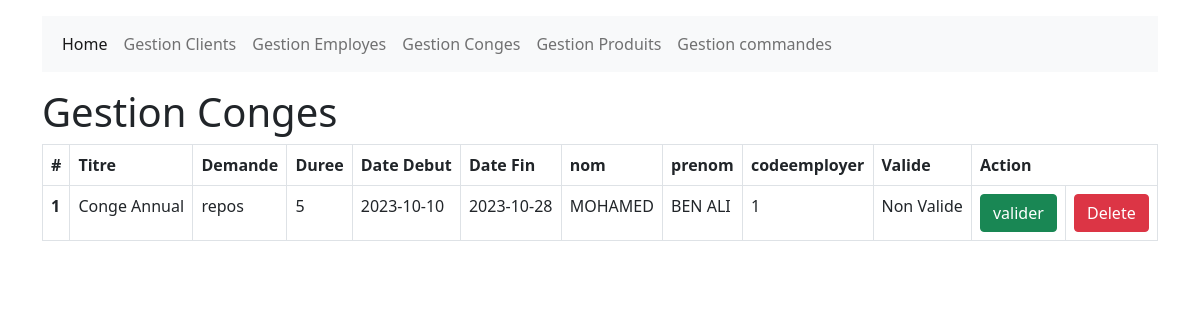
The app's page /admin/gestion_conges.php with its own data.
### tables this page shows
CREATE TABLE `conge` (
  `id` int(11) NOT NULL,
  `titre` varchar(100) NOT NULL,
  `demande` varchar(100) NOT NULL,
  `duree` varchar(100) NOT NULL,
  `datedebut` varchar(100) NOT NULL,
  `datefin` varchar(100) NOT NULL,
  `nom` varchar(100) NOT NULL,
  `prenom` varchar(100) NOT NULL,
  `codeemployer` int(11) NOT NULL,
  `valide` varchar(100) NOT NULL
);

### admin/gestion_conges.php (the view)
<?php include 'header.php';?>
<div class="container mt-3">
<h1>Gestion Conges</h1>
  <table class="table table-bordered">
    <thead>
      <tr>
        <th>#</th>
        <th>Titre</th>
        <th>Demande</th>
        <th>Duree</th>
        <th>Date Debut</th>
        <th>Date Fin</th>
        <th>nom</th>
        <th>prenom</th>
        <th>codeemployer</th>
        <th>Valide</th>
        <th colspan="2">Action</th>
      </tr>
    </thead>
    <tbody>
      <?php
      include('../db/connexion.php');
      $sql="SELECT * FROM `conge`";
      $result=$conn->query($sql);
      while($row=mysqli_fetch_array($result,MYSQLI_ASSOC))
      {
      ?>
      <tr>
        <th scope="row"><?php echo $row['id'];?></th>
        <td><?php echo $row['titre'];?></td>
        <td><?php echo $row['demande'];?></td>
        <td><?php echo $row['duree'];?></td>
        <td><?php echo $row['datedebut'];?></td>
        <td><?php echo $row['datefin'];?></td>
        <td><?php echo $row['nom'];?></td>
        <td><?php echo $row['prenom'];?></td>
        <td><?php echo $row['codeemployer'];?></td>
        <td><?php echo $row['valide'];?></td>
        <td>
        <a href="update_conge.php?id_conge=<?php echo $row['id'];?>" class="btn btn-success" role="button">valider</a>
        </td>
        <td>
        <a href="delete_conge.php?id_conge=<?php echo $row['id'];?>" class="btn btn-danger" role="button">Delete</a>
        </td>
      </tr>
      <?php
      }
      ?>
    </tbody>
  </table>
  </div>

### records on screen
conge: id "1", titre "Conge Annual", demande "repos", duree "5", datedebut "2023-10-10", datefin "2023-10-28", nom "MOHAMED", prenom "BEN ALI", codeemployer "1", valide "Non Valide"
